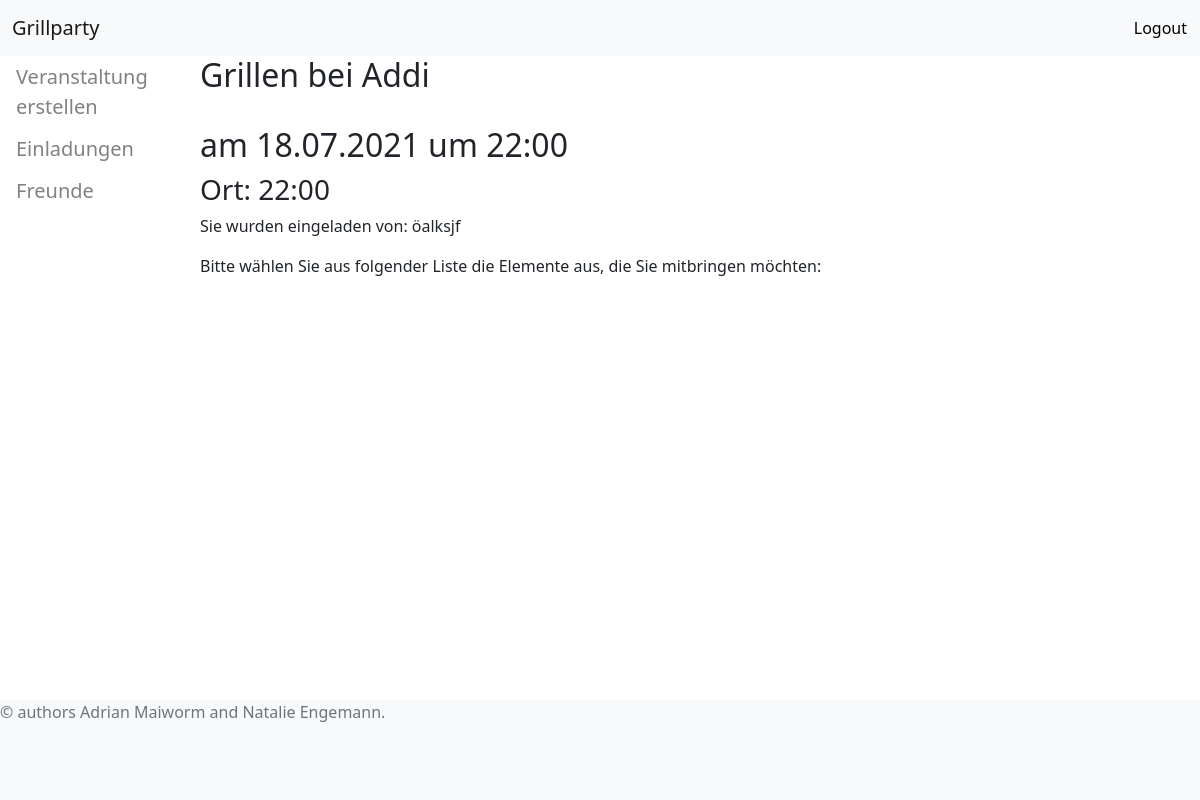
The app's page /accept/0 (signed in) with its own data.
### tables this page shows
CREATE TABLE parties (
				id INTEGER NOT NULL PRIMARY KEY AUTOINCREMENT,
				title TEXT NOT NULL,
				date TEXT NOT NULL,
				time TEXT NOT NULL,
				address TEXT NOT NULL,
				owner TEXT NOT NULL,
				FOREIGN KEY (owner) REFERENCES users(mailaddress));

### main.py (the view)
@app.route("/accept/<pid>", methods=['POST', 'GET'])
def accept(pid):
    session._get_current_object.__name__
    script_accept = """
    UPDATE participants
    SET accepted = 1
    WHERE party_id = ? AND participant_mail = ?;
    """
    print("accepted1")
    print(pid, session["user"])
    cur.execute(script_accept, [pid, session["user"]])
    conn.commit()
    print(pid)
    party = view_party(conn, cur, pid) #Tupel mit den Party Attributen
    print(party)
    items = select_itemlist(conn, cur, pid) #Liste aller Items als Tupel bestehend aus item und brought_by
    print(items)
    return render_template('anzeigen.html', items = items, party = party)

### db_connection.py (called while the page is built)
def view_party(conn, cur, party):
	script = """
	SELECT *
	FROM parties
	WHERE id = ?;
	"""
	parameters = [party]
	cur.execute(script, parameters)
	results = cur.fetchone()
	results = list(results)
	results[2] = readable_date_time(results[2], "date")
	results[3] = readable_date_time(results[3], "time")
	return results

def select_itemlist(conn, cur, party):
	script = """
	SELECT party_id, item, brought_by, users.name
	FROM itemlist
	INNER JOIN users ON itemlist.brought_by = users.name
	WHERE party_id = ?;
	"""
	parameters = [party]
	cur.execute(script, parameters)
	results = cur.fetchall()
	return results

def readable_date_time(input, type):
	if type == "date":
		datetimeobject = datetime.strptime(input, '%Y-%m-%d')
		return datetimeobject.strftime("%d.%m.%Y")
	elif type == "time":
		datetimeobject = datetime.strptime(input, '%H:%M:%S')
		return datetimeobject.strftime("%H:%M")
	else:
		print("wrong type")

### templates/anzeigen.html (shortened to what this page needs)
{% extends "dashboard.html" %}
{% block overview%}
<div class="container-1">
    <div class = "Partyinfo">
    <h2>{{ party[1] }}</h2><br>
    <h2>am {{ party[2] }} um {{ party[3] }}</h2>
    <h3> Ort: {{ party[3]}} </h3>
    <p>Sie wurden eingeladen von: {{party[4]}}</p>
    </div>
<p>Bitte wählen Sie aus folgender Liste die Elemente aus, die Sie mitbringen möchten:</p>
</div>
{% endblock %}

### static/css/dashboard.css (style rules this page uses)
.container-1 { margin-left: 200px; }

### records on screen
parties: title "Grillen bei Addi", date "18.07.2021", time "22:00", address "öalksjf"
